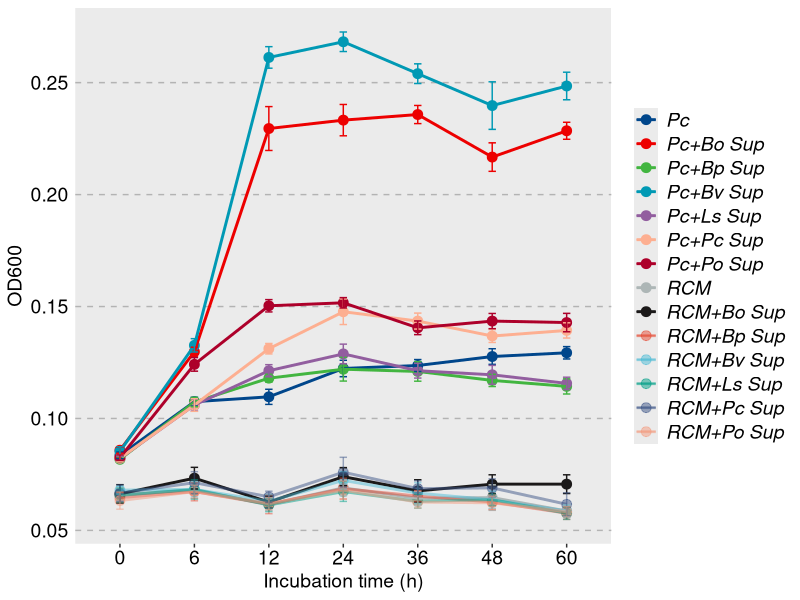
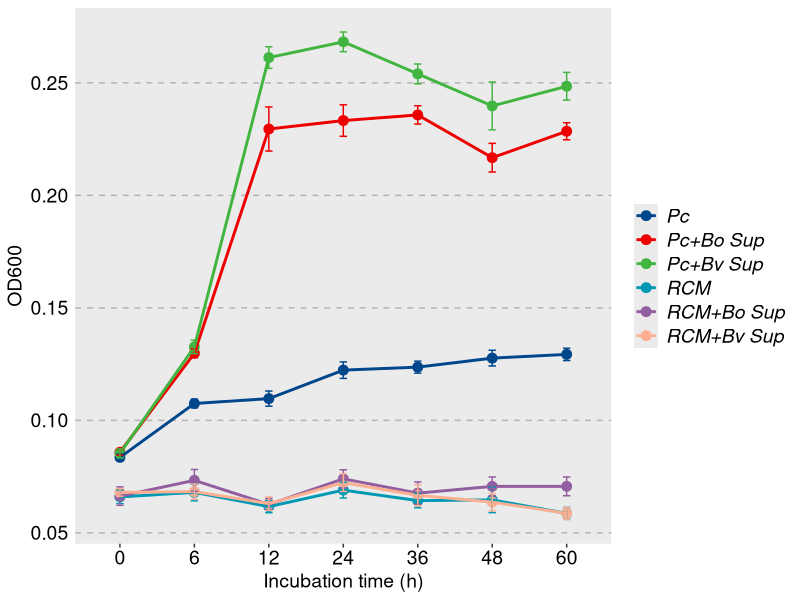
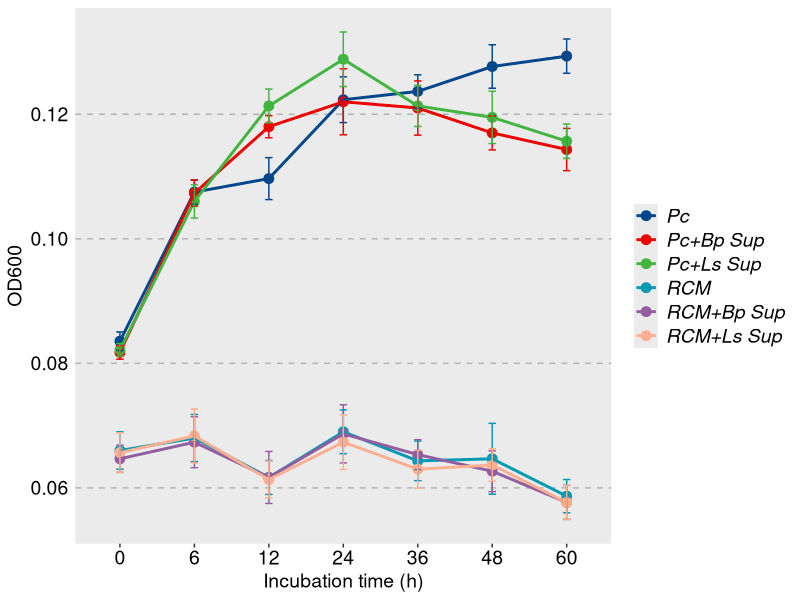
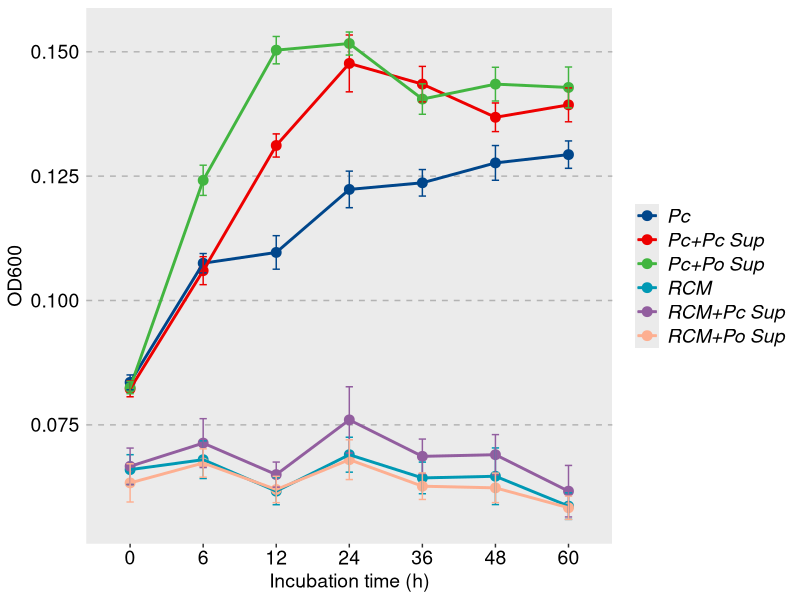
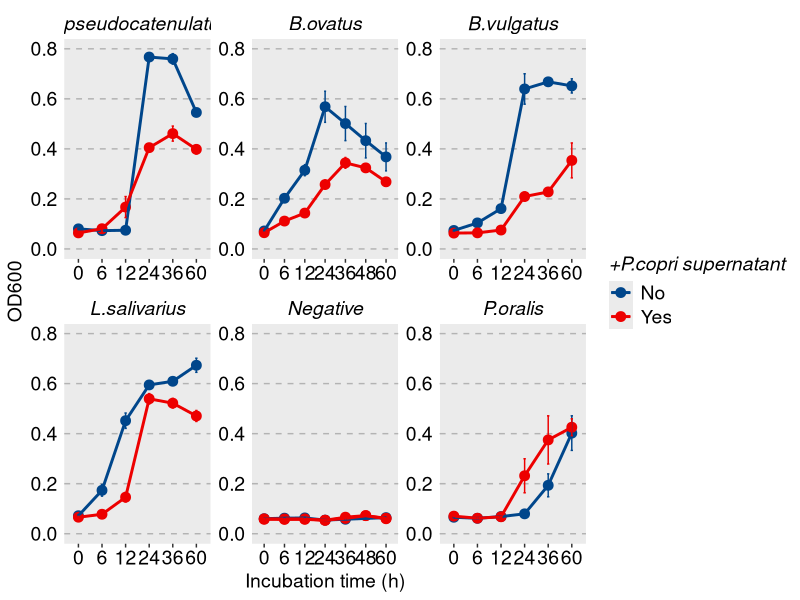

Recreate these plots in R, in order.
## ---- chunk 1
mypal1 <- ggsci::pal_lancet( alpha = 1)(9) 
mypal2 <- ggsci::pal_npg( alpha = 0.5)(9)



## ---- chunk 2
sup1.result <- read.csv('Effect of other bacterial supernatants on Pc.csv',header=T)

sup1.result <- na.omit(sup1.result )



library(reshape2)
library(ggplot2)
library(ggpubr)
library(patchwork)






p <- compare_means(
  OD600~Group,
  data=sup1.result,
  method = "t.test",
  paired = FALSE,
  group.by =c('Incubation.time'),
  p.adjust.method = "holm")


pc.p <- subset(p,group2=='Pc')

library(tidyverse)
library(ggsci)
library(patchwork)
library(ggpubr)

sup1.result %>%
  mutate(Incubation.time=as.factor(Incubation.time)) %>% 
  group_by(Group) %>%
  ggplot(aes(x = Incubation.time,y =OD600,
           group=Group,color=Group)) +                            
  stat_summary(fun.y="mean",geom="point",size=3) +        
  stat_summary(fun.y="mean",geom="line",size=1) +  
  stat_summary(fun.data = "mean_se",geom = "errorbar",width=0.1)+
  scale_color_nejm()+
  theme_cleveland()+ 
  theme(panel.grid=element_blank(),
        strip.background =element_blank(),
        strip.text =element_text(size=14,colour = 'black',face = 'italic') ) + 
  theme(plot.title = element_text(hjust = 0.5)) + 
  theme(axis.title.x =element_text(size=14,colour = 'black'), axis.title.y=element_text(size=14,colour = 'black'))+ 
  theme(axis.text.x = element_text(size=14,colour = 'black'),axis.text.y = element_text(size=14,colour = 'black')) + 
  theme(legend.text = element_text(size=14,colour = 'black',face = 'italic')) +
  theme(legend.title = element_text(size=14,colour = 'black',face = 'italic'))+
  guides(color = guide_legend(title = NULL))+
  scale_color_manual(values = c(mypal1,mypal2))+
   labs(y = "OD600",x='Incubation time (h)')



sup12.result  <- subset(sup1.result ,sup1.result $facet%in%c(1,2))


sup12.result %>%
  mutate(Incubation.time=as.factor(Incubation.time)) %>% 
  group_by(Group) %>%
  ggplot(aes(x = Incubation.time,y =OD600,
           group=Group,color=Group)) +                            
  stat_summary(fun.y="mean",geom="point",size=3) +        
  stat_summary(fun.y="mean",geom="line",size=1) +  
  stat_summary(fun.data = "mean_se",geom = "errorbar",width=0.1)+
  scale_color_nejm()+
  theme_cleveland()+ 
  theme(panel.grid=element_blank(),
        strip.background =element_blank(),
        strip.text =element_text(size=14,colour = 'black',face = 'italic') ) + 
  theme(plot.title = element_text(hjust = 0.5)) + 
  theme(axis.title.x =element_text(size=14,colour = 'black'), axis.title.y=element_text(size=14,colour = 'black'))+ 
  theme(axis.text.x = element_text(size=14,colour = 'black'),axis.text.y = element_text(size=14,colour = 'black')) + 
  theme(legend.text = element_text(size=14,colour = 'black',face = 'italic')) +
  theme(legend.title = element_text(size=14,colour = 'black',face = 'italic'))+
  guides(color = guide_legend(title = NULL))+
  scale_color_manual(values = c(mypal1,mypal2))+
   labs(y = "OD600",x='Incubation time (h)')


sup13.result  <- subset(sup1.result ,sup1.result $facet%in%c(1,3))


sup13.result %>%
  mutate(Incubation.time=as.factor(Incubation.time)) %>% 
  group_by(Group) %>%
  ggplot(aes(x = Incubation.time,y =OD600,
           group=Group,color=Group)) +                            
  stat_summary(fun.y="mean",geom="point",size=3) +        
  stat_summary(fun.y="mean",geom="line",size=1) +  
  stat_summary(fun.data = "mean_se",geom = "errorbar",width=0.1)+
  scale_color_nejm()+
  theme_cleveland()+ 
  theme(panel.grid=element_blank(),
        strip.background =element_blank(),
        strip.text =element_text(size=14,colour = 'black',face = 'italic') ) + 
  theme(plot.title = element_text(hjust = 0.5)) + 
  theme(axis.title.x =element_text(size=14,colour = 'black'), axis.title.y=element_text(size=14,colour = 'black'))+ 
  theme(axis.text.x = element_text(size=14,colour = 'black'),axis.text.y = element_text(size=14,colour = 'black')) + 
  theme(legend.text = element_text(size=14,colour = 'black',face = 'italic')) +
  theme(legend.title = element_text(size=14,colour = 'black',face = 'italic'))+
  guides(color = guide_legend(title = NULL))+
  scale_color_manual(values = c(mypal1,mypal2))+
   labs(y = "OD600",x='Incubation time (h)')



sup14.result  <- subset(sup1.result ,sup1.result $facet%in%c(1,4))


sup14.result %>%
  mutate(Incubation.time=as.factor(Incubation.time)) %>% 
  group_by(Group) %>%
  ggplot(aes(x = Incubation.time,y =OD600,
           group=Group,color=Group)) +                            
  stat_summary(fun.y="mean",geom="point",size=3) +        
  stat_summary(fun.y="mean",geom="line",size=1) +  
  stat_summary(fun.data = "mean_se",geom = "errorbar",width=0.1)+
  scale_color_nejm()+
  theme_cleveland()+ 
  theme(panel.grid=element_blank(),
        strip.background =element_blank(),
        strip.text =element_text(size=14,colour = 'black',face = 'italic') ) + 
  theme(plot.title = element_text(hjust = 0.5)) + 
  theme(axis.title.x =element_text(size=14,colour = 'black'), axis.title.y=element_text(size=14,colour = 'black'))+ 
  theme(axis.text.x = element_text(size=14,colour = 'black'),axis.text.y = element_text(size=14,colour = 'black')) + 
  theme(legend.text = element_text(size=14,colour = 'black',face = 'italic')) +
  theme(legend.title = element_text(size=14,colour = 'black',face = 'italic'))+
  guides(color = guide_legend(title = NULL))+
  scale_color_manual(values = c(mypal1,mypal2))+
   labs(y = "OD600",x='Incubation time (h)')

## ---- chunk 3

mypal1 <- ggsci::pal_lancet( alpha = 1)(9) 
mypal2 <- ggsci::pal_npg( alpha = 0.5)(9)

sup1.result <- read.csv('Effect of the supernatants of Pc on other bacteria.csv',header=T)


# sup1.result <- subset(sup1.result,sup1.result$Species%in%c("P.copri","P.oralis","B. pseudocatenulatum",
#                                                           "B.vulgatus","B.ovatus","L.salivarius","Negative"))

sup1.result <- subset(sup1.result,sup1.result$Species%in%c("P.oralis","B. pseudocatenulatum","B.ovatus",
                                                        "B.vulgatus","L.salivarius","Negative"))

library(reshape2)
library(ggplot2)
library(ggpubr)
library(patchwork)






p <- compare_means(
  OD600~Group,
  data=sup1.result,
  method = "t.test",
  paired = FALSE,
  group.by =c('Incubation.time','Species'),
  p.adjust.method = "holm")




library(tidyverse)
library(ggsci)
library(patchwork)
library(ggpubr)

sup1.result %>%
  mutate(Incubation.time=as.factor(Incubation.time)) %>% 
  group_by(Group) %>%
  ggplot(aes(x = Incubation.time,y =OD600,
           group=Group,color=PCS)) +                            
  stat_summary(fun.y="mean",geom="point",size=3) +        
  stat_summary(fun.y="mean",geom="line",size=1) +  
  stat_summary(fun.data = "mean_se",geom = "errorbar",width=0.1)+
  scale_color_nejm()+
  facet_wrap(~Species,scales = 'free')+
  ylim(0,0.8)+
  theme_cleveland()+ 
  theme(panel.grid=element_blank(),
        strip.background =element_blank(),
        strip.text =element_text(size=14,colour = 'black',face = 'italic') ) + 
  theme(plot.title = element_text(hjust = 0.5)) + 
  theme(axis.title.x =element_text(size=14,colour = 'black'), axis.title.y=element_text(size=14,colour = 'black'))+ 
  theme(axis.text.x = element_text(size=14,colour = 'black'),axis.text.y = element_text(size=14,colour = 'black')) + 
  theme(legend.text = element_text(size=14,colour = 'black')) +
  theme(legend.title = element_text(size=14,colour = 'black',face = 'italic'))+
  guides(color = guide_legend(title = '+P.copri supernatant'))+
  scale_color_manual(values = c(mypal1,mypal2))+
   labs(y = "OD600",x='Incubation time (h)')


